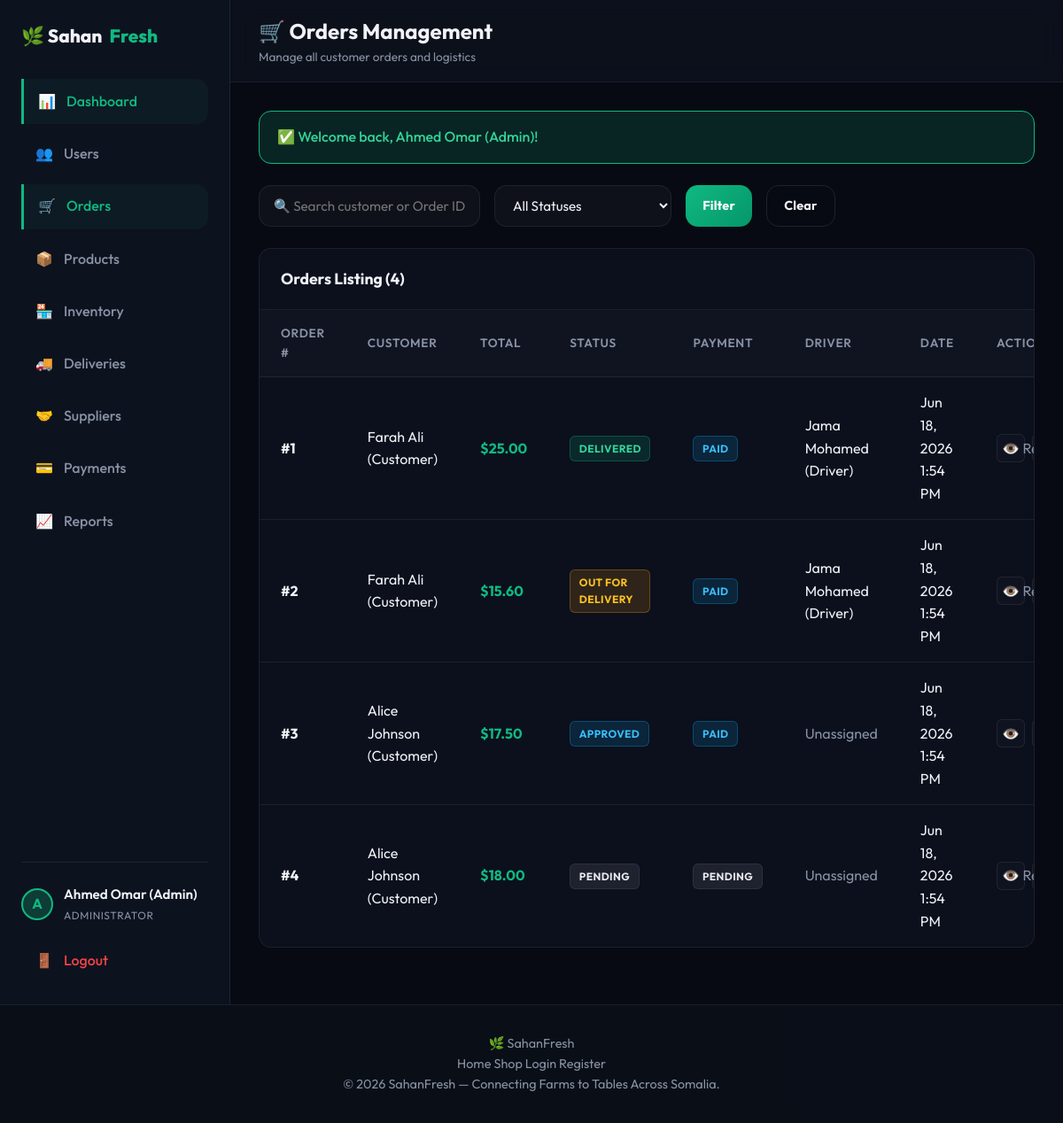
/orders/index.php (signed in), run on the app's committed database.
### tables this page shows
CREATE TABLE IF NOT EXISTS `orders` (
  `id` INT AUTO_INCREMENT PRIMARY KEY,
  `customer_id` INT NOT NULL,
  `total_amount` DECIMAL(10,2) NOT NULL DEFAULT 0.00,
  `status` ENUM('pending', 'paid', 'approved', 'assigned', 'out_for_delivery', 'delivered', 'cancelled') DEFAULT 'pending',
  `payment_status` ENUM('pending', 'paid', 'refunded') DEFAULT 'pending',
  `shipping_address` TEXT NOT NULL,
  `driver_id` INT DEFAULT NULL,
  `delivery_notes` TEXT DEFAULT NULL,
  `created_at` TIMESTAMP DEFAULT CURRENT_TIMESTAMP,
  `updated_at` TIMESTAMP DEFAULT CURRENT_TIMESTAMP ON UPDATE CURRENT_TIMESTAMP,
  FOREIGN KEY (`customer_id`) REFERENCES `users` (`id`) ON DELETE CASCADE,
  FOREIGN KEY (`driver_id`) REFERENCES `users` (`id`) ON DELETE SET NULL
);

CREATE TABLE IF NOT EXISTS `users` (
  `id` INT AUTO_INCREMENT PRIMARY KEY,
  `name` VARCHAR(100) NOT NULL,
  `email` VARCHAR(100) NOT NULL UNIQUE,
  `password` VARCHAR(255) NOT NULL,
  `role` ENUM('admin', 'supplier', 'customer', 'driver') NOT NULL,
  `phone` VARCHAR(20) DEFAULT NULL,
  `address` TEXT DEFAULT NULL,
  `created_at` TIMESTAMP DEFAULT CURRENT_TIMESTAMP,
  `updated_at` TIMESTAMP DEFAULT CURRENT_TIMESTAMP ON UPDATE CURRENT_TIMESTAMP
);

### config/session.php (called while the page is built, shortened)
<?php
function is_logged_in() {
    return isset($_SESSION['user_id']);
}
function get_logged_in_user() {
    return [
        'id' => $_SESSION['user_id'],
        'name' => $_SESSION['user_name'],
        'email' => $_SESSION['user_email'],
        'role' => $_SESSION['user_role'],
        'phone' => isset($_SESSION['user_phone']) ? $_SESSION['user_phone'] : '',
        'address' => isset($_SESSION['user_address']) ? $_SESSION['user_address'] : ''
    ];
}
function get_flash_message($type) {
    if (isset($_SESSION['flash'][$type])) {
        $msg = $_SESSION['flash'][$type];
        return $msg;
    }
    return null;
}
?>

### orders/index.php (the view, shortened to what this page needs)
<?php
require_once __DIR__ . '/../config/database.php';
require_once __DIR__ . '/../config/session.php';
$search = trim($_GET['search'] ?? '');
$sql = "SELECT o.*, u.name as customer_name, d.name as driver_name
        FROM orders o
        JOIN users u ON o.customer_id = u.id
        LEFT JOIN users d ON o.driver_id = d.id
        WHERE 1";
$params = [];
$sql .= " ORDER BY o.created_at DESC";
$stmt = $conn->prepare($sql);
$stmt->execute($params);
$orders = $stmt->fetchAll(PDO::FETCH_ASSOC);
include __DIR__ . '/../includes/header.php';
function statusBadge($s) {
    $m = [
        'pending' => 'neutral',
        'paid' => 'info',
        'approved' => 'info',
        'assigned' => 'warning',
        'out_for_delivery' => 'warning',
        'delivered' => 'success',
        'cancelled' => 'danger'
    ];
    return '<span class="badge badge-' . ($m[$s] ?? 'neutral') . '">' . str_replace('_', ' ', ucfirst($s)) . '</span>';
}
?>
<div class="dashboard-layout">
<?php include __DIR__ . '/../includes/sidebar.php'; ?>
<div class="dashboard-main">
<div class="dashboard-header">
    <div class="dashboard-title">
        <h2>🛒 Orders Management</h2>
        <p><?php echo $user['role'] === 'driver' ? 'Your assigned delivery orders' : 'Manage all customer orders and logistics'; ?></p>
    </div>
</div>
<div class="dashboard-content">
    <?php if ($msg = get_flash_message('success')): ?>
    <div class="alert alert-success">✅ <?php echo htmlspecialchars($msg); ?></div>
    <?php endif; ?>
    <form method="GET" style="display:flex;gap:1rem;flex-wrap:wrap;margin-bottom:1.5rem;">
        <input class="form-control" style="max-width:250px;" type="text" name="search" placeholder="🔍 Search customer or Order ID..." value="<?php echo htmlspecialchars($search); ?>">
        <select class="form-control" style="max-width:200px;" name="status">
            <option value="">All Statuses</option>
        </select>
        <button type="submit" class="btn btn-primary" style="padding:.6rem 1.2rem;">Filter</button>
        <a href="<?php echo BASE_URL; ?>orders/index.php" class="btn btn-secondary" style="padding:.6rem 1.2rem;">Clear</a>
    </form>
    <div class="table-container">
        <div class="table-header-bar">
            <div class="table-title">Orders Listing (<?php echo count($orders); ?>)</div>
        </div>
        <table class="admin-table">
            <thead>
                <tr>
                    <th>Order #</th>
                    <th>Customer</th>
                    <th>Total</th>
                    <th>Status</th>
                    <th>Payment</th>
                    <th>Driver</th>
                    <th>Date</th>
                    <th>Actions</th>
                </tr>
            </thead>
            <tbody>
            <?php foreach ($orders as $ord): ?>
            <tr>
                <td style="font-weight:700;">#<?php echo $ord['id']; ?></td>
                <td><?php echo htmlspecialchars($ord['customer_name']); ?></td>
                <td style="font-weight:700;color:var(--primary);">$<?php echo number_format($ord['total_amount'], 2); ?></td>
                <td><?php echo statusBadge($ord['status']); ?></td>
                <td><?php echo statusBadge($ord['payment_status']); ?></td>
                <td><?php echo $ord['driver_name'] ? htmlspecialchars($ord['driver_name']) : '<span style="color:var(--text-muted);">Unassigned</span>'; ?></td>
                <td><?php echo date('M j, Y g:i A', strtotime($ord['created_at'])); ?></td>
                <td>
                    <div class="action-buttons">
                        <a href="<?php echo BASE_URL; ?>orders/details.php?id=<?php echo $ord['id']; ?>" class="btn-icon" title="View details">👁️</a>
                        <?php if ($user['role'] === 'admin'): ?>
                            <?php if ($ord['status'] === 'paid' || $ord['status'] === 'approved'): ?>
                            <a href="<?php echo BASE_URL; ?>orders/assign_driver.php?id=<?php echo $ord['id']; ?>" class="btn-icon edit" title="Assign Driver">🚚</a>
                            <?php endif; ?>
                        <?php endif; ?>
                        <a href="<?php echo BASE_URL; ?>orders/receipt.php?id=<?php echo $ord['id']; ?>" class="btn-icon" title="Receipt">Receipt</a>
                    </div>
                </td>
            </tr>
            <?php endforeach; ?>
            </tbody>
        </table>
    </div>
</div>
</div>
</div>
<?php include __DIR__ . '/../includes/footer.php'; ?>

### assets/css/style.css (style rules this page uses)
:root { --bg-main: #07090f; --bg-card: rgba(13, 18, 32, 0.8); --bg-header: rgba(7, 9, 15, 0.7); --border-color: rgba(255, 255, 255, 0.07); --primary: #10b981; --primary-hover: #059669; --primary-glow: rgba(16, 185, 129, 0.25); --accent: #6366f1; --accent-glow: rgba(99, 102, 241, 0.2); --danger: #ef4444; --warning: #f59e0b; --info: #0ea5e9; --text-main: #f0f2f7; --text-muted: #8892a4; --text-dark: #111827; --font-sans: 'Outfit', -apple-system, BlinkMacSystemFont, "Segoe UI", Roboto, sans-serif; --transition: all 0.3s cubic-bezier(0.4, 0, 0.2, 1); --radius: 14px; --radius-sm: 8px; }
* { margin: 0; padding: 0; box-sizing: border-box; }
body { font-family: var(--font-sans); background-color: var(--bg-main); color: var(--text-main); line-height: 1.6; min-height: 100vh; display: flex; flex-direction: column; overflow-x: hidden; }
body::before { content: ''; position: fixed; top: -20%; left: -15%; width: 55%; height: 55%; background: radial-gradient(circle, rgba(16, 185, 129, 0.04) 0%, transparent 70%); z-index: -1; pointer-events: none; }
body::after { content: ''; position: fixed; bottom: -20%; right: -15%; width: 55%; height: 55%; background: radial-gradient(circle, rgba(99, 102, 241, 0.04) 0%, transparent 70%); z-index: -1; pointer-events: none; }
a { color: inherit; text-decoration: none; transition: var(--transition); }
.btn { display: inline-flex; align-items: center; justify-content: center; padding: 0.65rem 1.3rem; font-weight: 700; border-radius: var(--radius); transition: var(--transition); cursor: pointer; font-size: 0.9rem; border: none; gap: 0.5rem; letter-spacing: .01em; font-family: var(--font-sans); }
.btn-primary { background: linear-gradient(135deg, var(--primary), #059669); color: #fff; box-shadow: 0 0 0 rgba(16,185,129,0); }
.btn-secondary { background-color: transparent; border: 1px solid rgba(255,255,255,.1); color: var(--text-main); backdrop-filter: blur(8px); }
.form-control { width: 100%; padding: 0.75rem 1rem; background-color: rgba(255, 255, 255, 0.03); border: 1px solid var(--border-color); border-radius: var(--radius); color: var(--text-main); font-family: inherit; font-size: 0.95rem; transition: var(--transition); }
.alert { padding: 1rem 1.25rem; border-radius: var(--radius); margin-bottom: 1.5rem; font-weight: 500; display: flex; align-items: center; gap: 0.75rem; }
.alert-success { background-color: rgba(16, 185, 129, 0.15); border: 1px solid var(--primary); color: #34d399; }

### data on the page
orders: id "1", customer.name "Farah Ali (Customer)", total_amount "25.00", status "DELIVERED PAID", driver.name "Jama Mohamed (Driver)", created_at "Jun 18, 2026 1:54 PM"
orders: id "2", customer.name "Farah Ali (Customer)", total_amount "15.60", status "OUT FOR DELIVERY PAID", driver.name "Jama Mohamed (Driver)", created_at "Jun 18, 2026 1:54 PM"
orders: id "3", customer.name "Alice Johnson (Customer)", total_amount "17.50", status "APPROVED PAID", shows "Unassigned", created_at "Jun 18, 2026 1:54 PM"
orders: id "4", customer.name "Alice Johnson (Customer)", total_amount "18.00", status "PENDING PENDING", shows "Unassigned", created_at "Jun 18, 2026 1:54 PM"

### other printed values
$item['icon'] "📊"
$item['label'] "Dashboard"
$item['icon'] "👥"
$item['label'] "Users"
$item['icon'] "🛒"
$item['label'] "Orders"
$item['icon'] "📦"
$item['label'] "Products"
$item['icon'] "🏪"
$item['label'] "Inventory"
$item['icon'] "🚚"
$item['label'] "Deliveries"
$item['icon'] "🤝"
$item['label'] "Suppliers"
$item['icon'] "💳"
